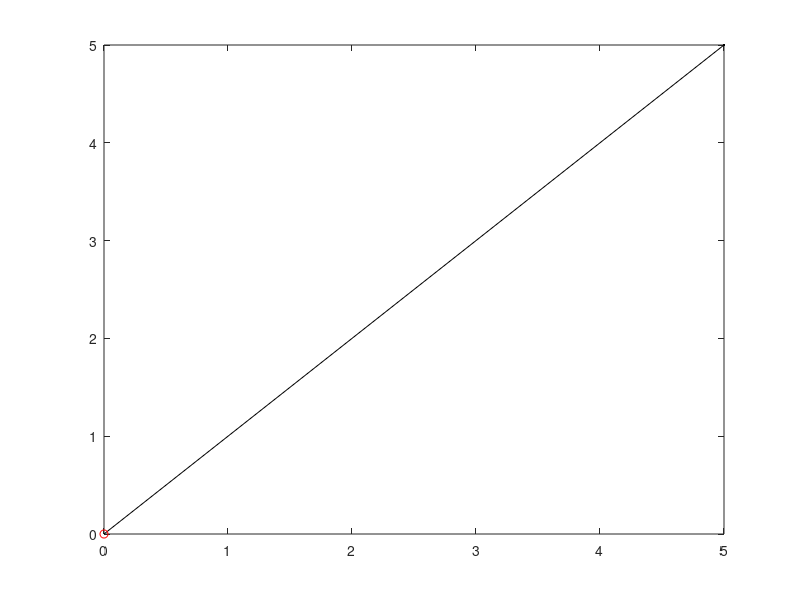

The MATLAB source for this figure:
close all
clear all
axis equal


for x = 0:0.1:5
    
    quiver(0 , 0, 5, 5, 0, '.k')
    hold on
    plot(x, x, 'ro')
    pause(0.1)
    hold off
    
end

for x = 5:-0.1:0
    
    quiver(5 , 5, -5, -5, 0, '.k')
    hold on
    plot(x, x, 'ro')
    pause(0.1)
    hold off
    
end

